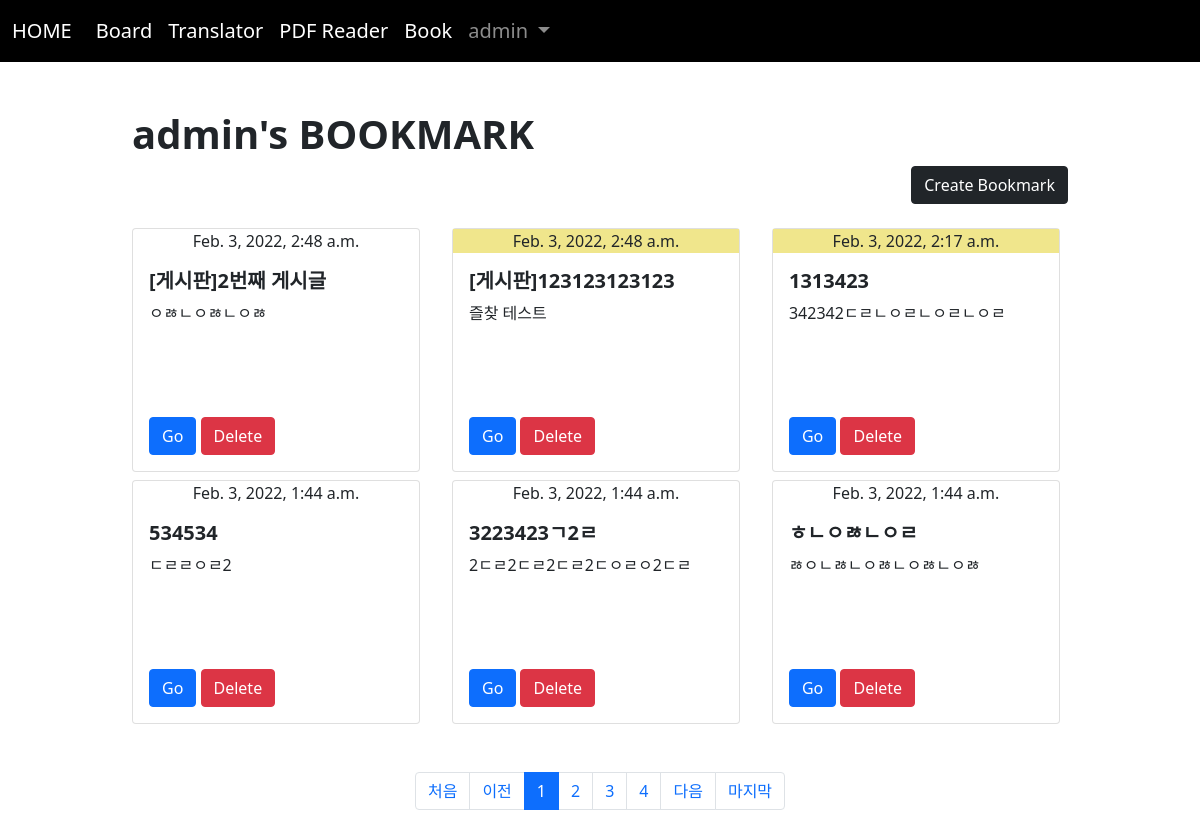
Screenshot of /book/index/ (signed in) with the database file from the repository.
### acc/models.py (models this page shows, shortened)
class User(AbstractUser):
    comment=models.TextField()
    age=models.IntegerField(default=0)
    point=models.IntegerField(default=0)
    pic=models.ImageField(upload_to='acc/%y/%m')

### book/models.py (models this page shows, shortened)
class Book(models.Model):
    site_name = models.CharField(max_length=100)
    site_url = models.TextField()
    content = models.TextField()
    user = models.ForeignKey(User, on_delete=models.CASCADE)
    impo = models.BooleanField(default=False)
    pubdate = models.DateTimeField()

### book/views.py (the view)
# urls.py: path('index/', views.index, name="index"),
def index(request):
    b = request.user.book_set.all().order_by('-pubdate')
    pg = request.GET.get("page",1)
    pag = Paginator(b, 6)
    obj =pag.get_page(pg)
    context={
        'blist' : obj,
    }
    return render(request, 'book/index.html', context)

### template/book/index.html (shortened to what this page needs)
{% extends 'base.html' %}
{% block con %}
    <div class='container mt-5 mb-5' style='width: 80%;'>
        <h1><b>{{user}}'s BOOKMARK</b></h1>
        <div class='mb-3 text-end'>
            <a href="{% url 'book:create' %}"><button class='btn btn-dark'>Create Bookmark</button></a>
        </div>
        <div class='row'>
            {% if blist %}
                {% for i in blist %}
                <div class='col-lg-4 mt-2'>
                    <div class="card" style="width: 18rem;">
                        <div class='card-head text-center' style="{% if i.impo == True %}background-color:khaki;{% endif %};">
                            {{ i.pubdate }}
                        </div>
                        <div class="card-body">
                            <h5 class="card-title" style='font-weight: bold;'>{{ i.site_name }}</h5>
                            <p class="card-text" style="height: 100px;">{{ i.content }}</p>
                            <a href="{{ i.site_url }}" class="btn btn-primary">Go</a>
                            <a href="{% url 'book:delete' i.id %}" class="btn btn-danger">Delete</a>
                        </div>
                    </div>
                </div>
                {% endfor %}
            {% endif %}
        </div>
        <nav aria-label="Page navigation example" class='mt-5'>
            <ul class="pagination justify-content-center">
                {% if blist.has_previous %}
                    <li class="page-item">
                        <a class="page-link" href="{% url 'book:index' %}?page=1">처음</a>
                    </li>
                    <li class="page-item">
                        <a class="page-link" href="{% url 'book:index' %}?page={{ blist.previous_page_number }}">이전</a>
                    </li>
                {% else %}
                <li class="page-item">
                    <a class="page-link" href="">처음</a>
                </li>
                <li class="page-item">
                    <a class="page-link" href="">이전</a>
                </li>
                {% endif %}
                {% for i in blist.paginator.page_range %}
                    {% if blist.number|add:5 >= i and blist.number|add:-5 <= i %}
                        <li class="page-item {% if blist.number == i %}active{% endif %}"><a class="page-link" href="{% url 'book:index' %}?page={{i}}">{{i}}</a></li>
                    {% endif %}
                {% endfor %}
                {% if blist.has_next %}
                    <li class="page-item">
                        <a class="page-link" href="{% url 'book:index' %}?page={{ blist.next_page_number }}">다음</a>
                    </li>
                    <li class="page-item">
                        <a class="page-link" href="{% url 'book:index' %}?page={{ blist.paginator.num_pages }}">마지막</a>
                    </li>
            {% endif %}
            </ul>
        </nav>
    </div>
{% endblock %}

### template/base.html (shortened to what this page needs)
<!doctype html>
<html lang="en">
    <head>
        <link href="https://cdn.jsdelivr.net/npm/bootstrap@5.1.3/dist/css/bootstrap.min.css" rel="stylesheet">
    </head>
    <body>
        {% if user.is_authenticated %}
        <nav class="navbar navbar-expand-lg navbar-dark" style="background-color: rgb(0, 0, 0); font-size: 20px;">
            <div class="container-fluid">
                <a class="navbar-brand" href="{% url 'acc:index' %}">HOME</a>
                <div class="collapse navbar-collapse" id="navbarSupportedContent">
                    <ul class="navbar-nav me-auto mb-2 mb-lg-0">
                        <li class="nav-item">
                            <a class="nav-link active" aria-current="page" href="{% url 'board:index' %}">Board</a>
                        </li>
                        <li class="nav-item">
                            <a class="nav-link active" aria-current="page" href="{% url 'trans:translator' %}">Translator</a>
                        </li>
                        <li class="nav-item">
                            <a class="nav-link active" aria-current="page" href="{% url 'pdfread:pdfreader' %}">PDF Reader</a>
                        </li>
                        <li class="nav-item">
                            <a class="nav-link active" aria-current="page" href="{% url 'book:index' %}">Book</a>
                        </li>
                        <li class="nav-item dropdown">
                            <a class="nav-link dropdown-toggle" href="#" id="navbarDropdown" role="button" data-bs-toggle="dropdown" aria-expanded="false">
                                {{ user.username }}
                            </a>
                        </li>
                    </div>
                </div>
            </nav>
            {% block con %}
            {% endblock %}
        {% endif %}
    </body>
</html>

### rows the page displays
User: username "admin"
Book: pubdate "Feb. 3, 2022, 2:48 a.m.", site_name "[게시판]2번째 게시글", content "ㅇㅀㄴㅇㅀㄴㅇㅀ"
Book: pubdate "Feb. 3, 2022, 2:48 a.m.", site_name "[게시판]123123123123", content "즐찾 테스트"
Book: pubdate "Feb. 3, 2022, 2:17 a.m.", site_name "1313423", content "342342ㄷㄹㄴㅇㄹㄴㅇㄹㄴㅇㄹ"
Book: pubdate "Feb. 3, 2022, 1:44 a.m.", site_name "534534", content "ㄷㄹㄹㅇㄹ2"
Book: pubdate "Feb. 3, 2022, 1:44 a.m.", site_name "3223423ㄱ2ㄹ", content "2ㄷㄹ2ㄷㄹ2ㄷㄹ2ㄷㅇㄹㅇ2ㄷㄹ"
Book: pubdate "Feb. 3, 2022, 1:44 a.m.", site_name "ㅎㄴㅇㅀㄴㅇㄹ", content "ㅀㅇㄴㅀㄴㅇㅀㄴㅇㅀㄴㅇㅀ"

### other values shown
{{ i }} "1" "2" "3" "4"
